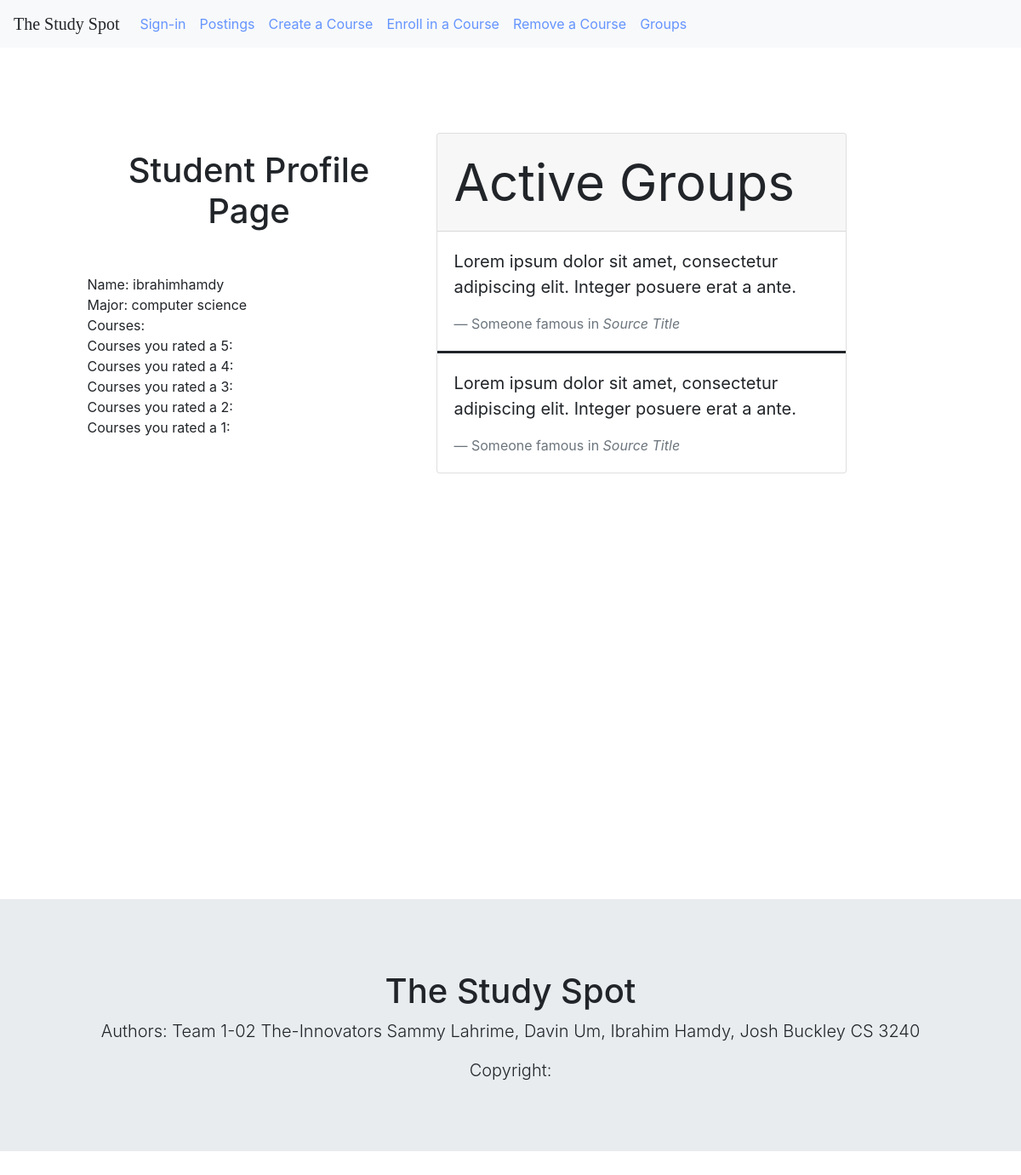
Page /1/profile_page/ on the earlier database version.
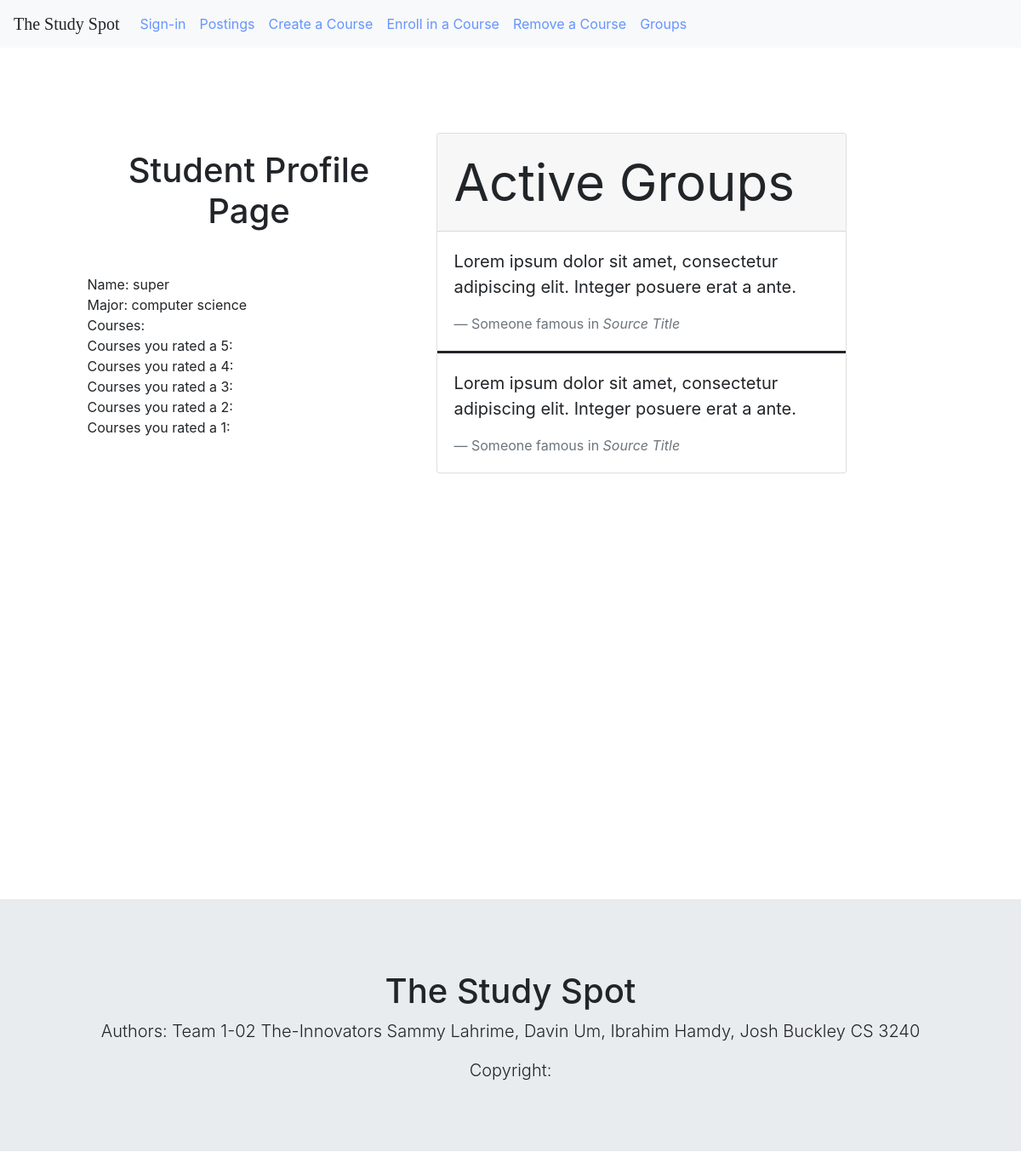
Same page on the later database version.
### StudyForum/models.py (models this page shows)
class User(AbstractUser):
    year = models.CharField(max_length = 100, default='third year')
    major = models.CharField(max_length = 100, default="computer science")
    courses = models.ManyToManyField(Course)
    fives = models.ManyToManyField(Course, related_name="fives")
    fours = models.ManyToManyField(Course, related_name="fours")
    threes = models.ManyToManyField(Course, related_name="threes")
    twos = models.ManyToManyField(Course, related_name="twos")
    ones = models.ManyToManyField(Course, related_name="ones")

### StudyForum/views.py (the view)
# urls.py: path('<int:id>/profile_page/', views.profile_page, name = 'profile_page'),
def profile_page(request, id):
    profile = User.objects.get(id=id)
    return render(request, 'studyforum/profile_page.html', {'profile': profile})

### StudyForum/templates/studyforum/profile_page.html (shortened to what this page needs)
{% extends './global_template.html' %}
{% block content %}
<div class="row" style = "margin-top:100px">
    <div class="col-md-1">
    </div>
    <div class="col-md-4">
        <h1>Student Profile Page</h1>
        <div style = "margin-top:50px">
        <div class="p">
            Name: {{profile.username}}
        </div>
        <div class="p">
            Major: {{profile.major}}
        </div>
        <div class="p">
            Courses:
        </div>
        <div class="p">
          Courses you rated a 5:
        </div>
        <div class="p">
        Courses you rated a 4:
        </div>
        <div class="p">
          Courses you rated a 3:
        </div>
        <div class="p">
          Courses you rated a 2:
        </div>
        <div class="p">
          Courses you rated a 1:
        </div>
        </div>
    </div>
    <div class="col-md-5">
<div class="card">
  <div class="card-header" style = "font-size:60px">
    Active Groups
  </div>
  <div class="card-body" style = "border-bottom:solid">
    <blockquote class="blockquote mb-0">
      <p>Lorem ipsum dolor sit amet, consectetur adipiscing elit. Integer posuere erat a ante.</p>
      <footer class="blockquote-footer">Someone famous in <cite title="Source Title">Source Title</cite></footer>
    </blockquote>
  </div>
    <div class="card-body">
    <blockquote class="blockquote mb-0">
      <p>Lorem ipsum dolor sit amet, consectetur adipiscing elit. Integer posuere erat a ante.</p>
      <footer class="blockquote-footer">Someone famous in <cite title="Source Title">Source Title</cite></footer>
    </blockquote>
  </div>
</div>
    </div>
    <div class="col-md-1">
    </div>
</div>
{% endblock %}

### StudyForum/templates/studyforum/global_template.html (shortened to what this page needs)
{% load static %}
<!DOCTYPE html>
<html lang="en">
  <head>
    <link
      rel="stylesheet"
      href="https://stackpath.bootstrapcdn.com/bootstrap/4.3.1/css/bootstrap.min.css"
    />
    <link rel = "stylesheet" type="text/css" href = "{% static 'css/main.css'%}">
  </head>
  <nav class="navbar navbar-expand-lg navbar-light bg-light">
    <div class="collapse navbar-collapse" id="collapse-bar">
      <a class="navbar-brand primary-text" style="font-family: Pacifico"
        >The Study Spot</a
      >
      <ul class="navbar-nav mr-auto mt-2 mt-lg-0">
        {% if user.is_authenticated %}
        <li class="nav-item">
          <a style="color: #6594ff" class="nav-link" href="{% url 'studyforum:profile_page' id=user.id %}">Profile</a>
        </li>
        {% else %}
        <li class="nav-item">
          <a style="color: #6594ff" class="nav-link" href="{% url 'studyforum:index' %}">Sign-in</a>
        </li>
        {% endif %}
        <li class="nav-item">
          <a style="color: #6594ff" class="nav-link" href="{% url 'studyforum:post' %}">Postings</a>
        </li>
        <li class="nav-item">
          <a style="color: #6594ff" class="nav-link" href="{% url 'studyforum:coursesubmit' %}">Create a Course</a>
        </li>
        <li class="nav-item">
          <a style="color: #6594ff" class="nav-link" href="{% url 'studyforum:courseenrollment' %}">Enroll in a Course</a>
        </li>
        <li class="nav-item">
          <a style="color: #6594ff" class="nav-link" href="{% url 'studyforum:courseremoval' %}">Remove a Course</a>
        </li>
        <li class="nav-item">
          <a style="color: #6594ff" class="nav-link" href="{% url 'studyforum:groups' %}">Groups</a>
        </li>
      </ul>
    </div>
  </nav>
  <body>
   {% block content %} {% endblock %}
    <div class = "row">
    <div class = "footer">
  <div class="jumbotron">
  <h1>The Study Spot</h1>
  <p class="lead">Authors: Team 1-02 The-Innovators Sammy Lahrime, Davin Um, Ibrahim Hamdy, Josh Buckley CS 3240</p>
  <p class = "lead">Copyright: </p>
</div>
</div>
</div>
  </body>
</html>

### StudyForum/static/css/main.css (style rules this page uses)
h1 { text-align: center; margin-top:20px; }

### StudyForum/templates/studyforum/global_template.html (style rules this page uses)
.footer { left: 0; bottom: 0; margin-top:500px; width: 100%; position: relative; text-align: center; }

Differences in the rows shown:
changed User "computer science": username "ibrahimhamdy" → "super"
